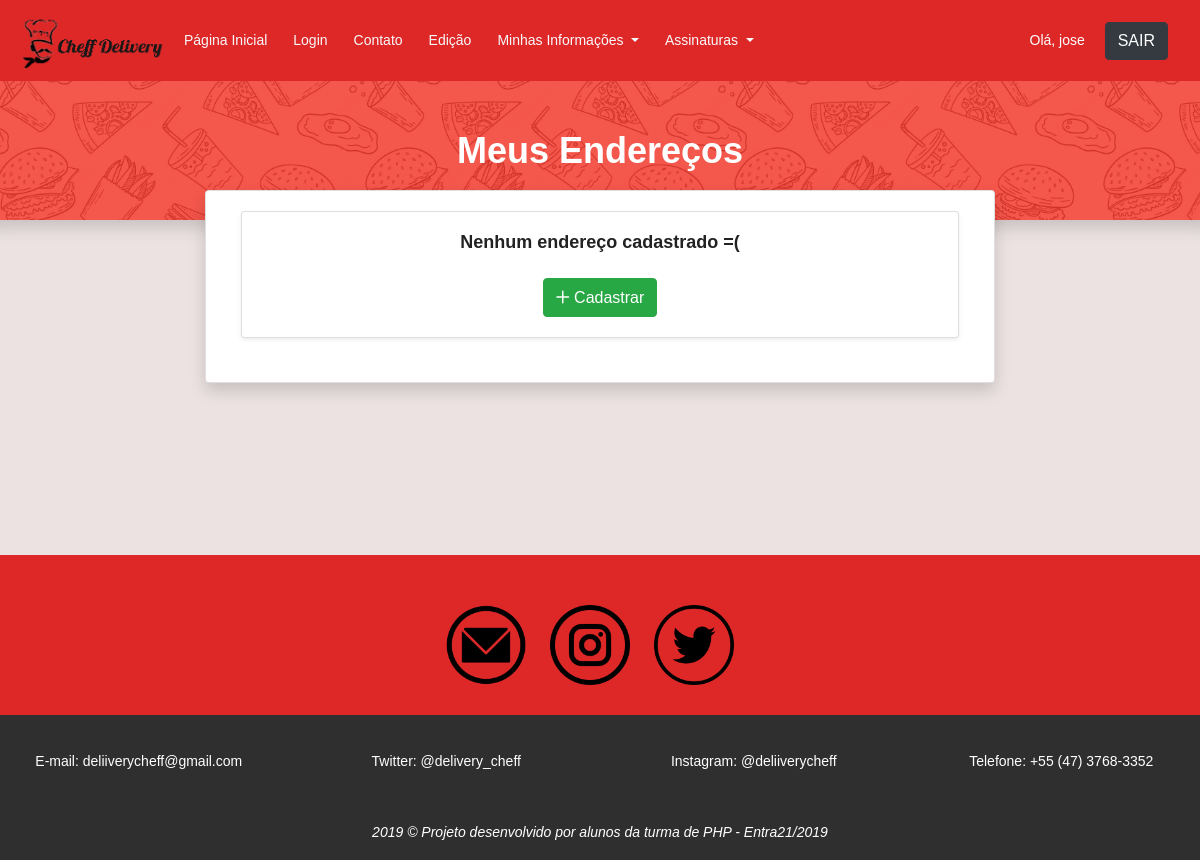
Before: /enderecos.php (signed in) with the older database file.
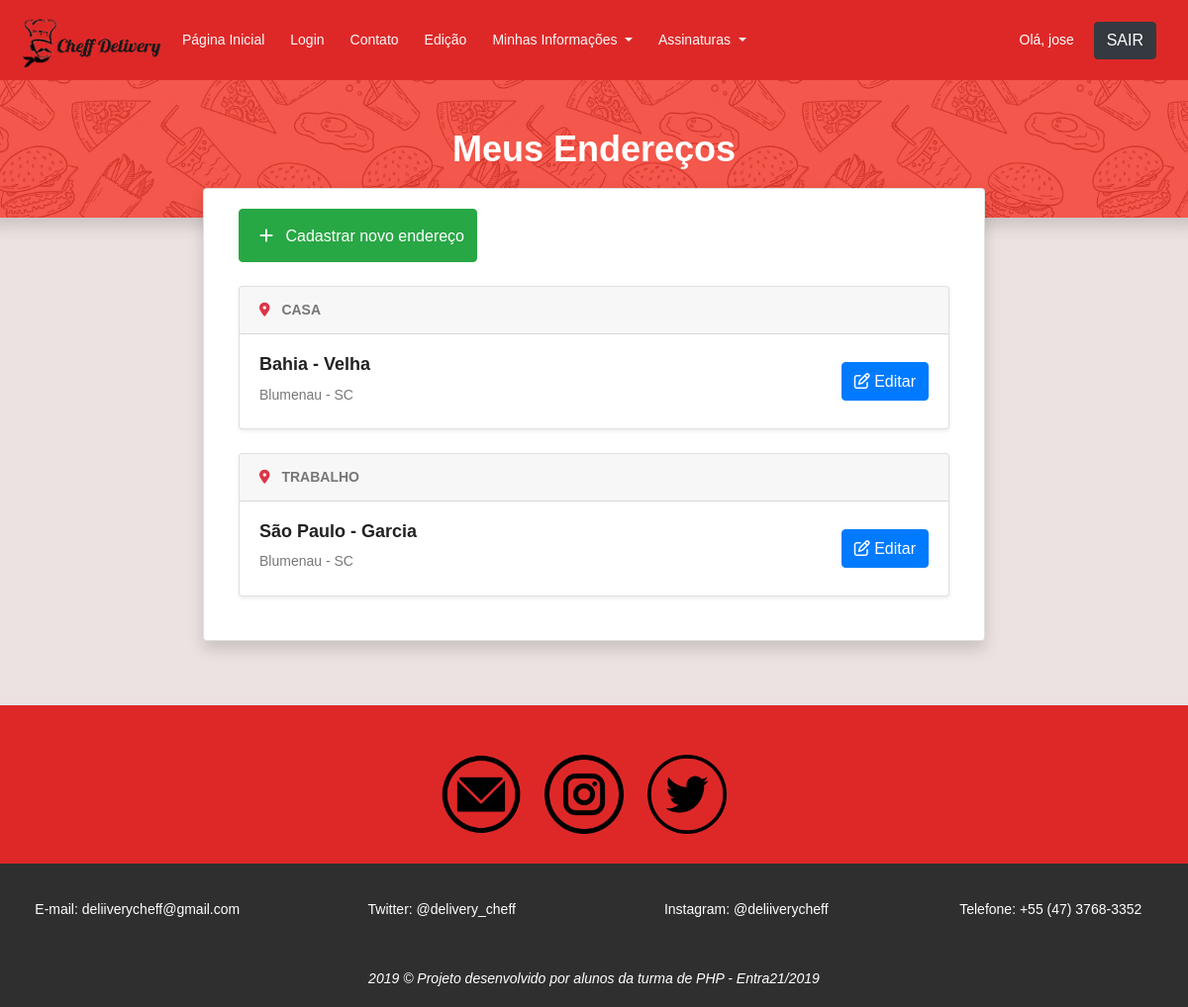
After: the same page with the newer database file.
### tables this page shows
CREATE TABLE `enderecos` (
  `id_endereco` int(11) NOT NULL,
  `id_usuario` int(11) NOT NULL,
  `local` varchar(255) NOT NULL,
  `rua` varchar(255) NOT NULL,
  `bairro` varchar(255) NOT NULL,
  `cidade` varchar(255) NOT NULL,
  `estado` varchar(255) NOT NULL
);

### enderecos.php (the view, shortened to what this page needs)
 <?php
 require_once"include/conexao.php";
 $lista = "SELECT * FROM enderecos WHERE id_usuario = {$_SESSION['id_usuario']}
 ";
 $query = mysqli_query($con, $lista);
 $lista = mysqli_fetch_all($query, MYSQLI_ASSOC);
 ?>
 <!DOCTYPE html>
 <html lang="pt-br">
 <head>
 	<link rel="stylesheet" href="https://stackpath.bootstrapcdn.com/bootstrap/4.3.1/css/bootstrap.min.css">
 	<link rel="stylesheet" type="text/css" href="media/css/estilos.css">
 	<link rel="stylesheet" href="media/css/main.css">
 </head>
 <body style="background-color: rgb(235, 226, 225);">
 	<?php
 	require_once "header.php";
 	?>
 	<div class="row">
 		<div class="shadow " style="  background-color: #f2392c ;background-image: url('media/images/food-pattern.png');min-height: 100px; min-width: 100%; background-size: 30%; background-position: center 1050px;">
 			<h1 class="text-white mb-5 text-center mt-5">Meus Endereços</h1>
 		</div>
 	</div>
 <div class="row">
 	<div class="col-10 col-md-8 mt-5 offset-md-2 " style="margin-top: -30px !important; min-height: 300px;">
 		<div class="card shadow" style="margin-right: auto; margin-left: auto;">
 			<div class="card-body" >
                <?php if (count($lista) > 0) : ?>
                    <div class="col-md-12 mb-4">
                        <a href="CadastroEndereco.php" class="btn btn-success">
                            <i class="fas fa-plus p-2"></i>
                            Cadastrar novo endereço
                        </a>
                    </div>
                <?php endif; ?>
                <?php foreach ($lista as $item) { ?>
                 <div class="col-12 mb-4">
                    <div class="card shadow-sm">
                        <div class="card-header">
                            <i class="fas fa-map-marker-alt mr-2 text-danger"></i>
                            <span class="font-weight-bold">
                                <?=strtoupper($item['local'])?>
                            </span>
                        </div>
                        <div class="card-body">
                            <div class="row">
                                <div class="col-8">
                                    <h4 class="card-text"><?=$item['rua']?> - <?=$item['bairro']?></h4>
                                    <p class="card-text pt-2"><?=$item['cidade']?> - <?=$item['estado']?></p>
                                </div>
                                <div class="col-4 text-right py-2">
                                    <a href="edicaoEndereco.php?id=<?=$item['id_endereco']?>" class="btn btn-primary">
                                        <i class="far fa-edit"></i>
                                        Editar
                                    </a>
                                </div>
                            </div>
                        </div>
                    </div>
                </div>
            <?php } ?>
            <?php if (count($lista) <= 0) : ?>
                <div class="col-12 mb-4">
                    <div class="card shadow-sm">
                        <div class="card-body">
                            <div class="row">
                                <div class="col-12 text-center mb-4">
                                    <h4 class="card-text">Nenhum endereço cadastrado =(</h4>
                                </div>
                                <div class="col-12 text-center">
                                    <a href="CadastroEndereco.php?id=<?=$item['id_endereco']?>" class="btn btn-success">
                                        <i class="far fa-plus"></i>
                                        Cadastrar
                                    </a>
                                </div>
                            </div>
                        </div>
                    </div>
                </div>
            <?php endif; ?>
        </div>
    </div>
</div>
</div>
<?php
require_once "footer.php";
?>
</body>
</html>

Changed rows visible on the page:
added enderecos: local "CASA", rua "Bahia", bairro "Velha", cidade "Blumenau", estado "SC"
added enderecos: local "TRABALHO", rua "São Paulo", bairro "Garcia", cidade "Blumenau", estado "SC"
Other visible differences:
text no longer shown: "Nenhum endereço cadastrado =( Cadastrar"
text now shown: "Cadastrar novo endereço"
